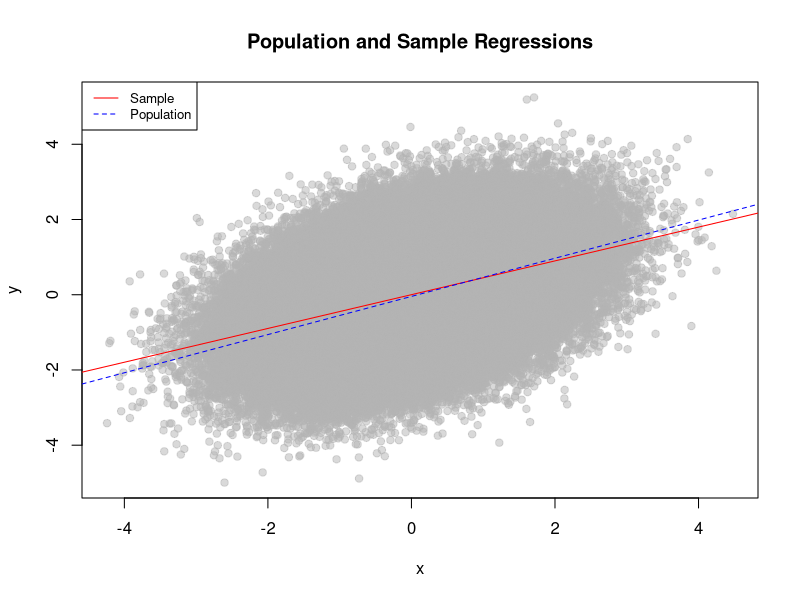
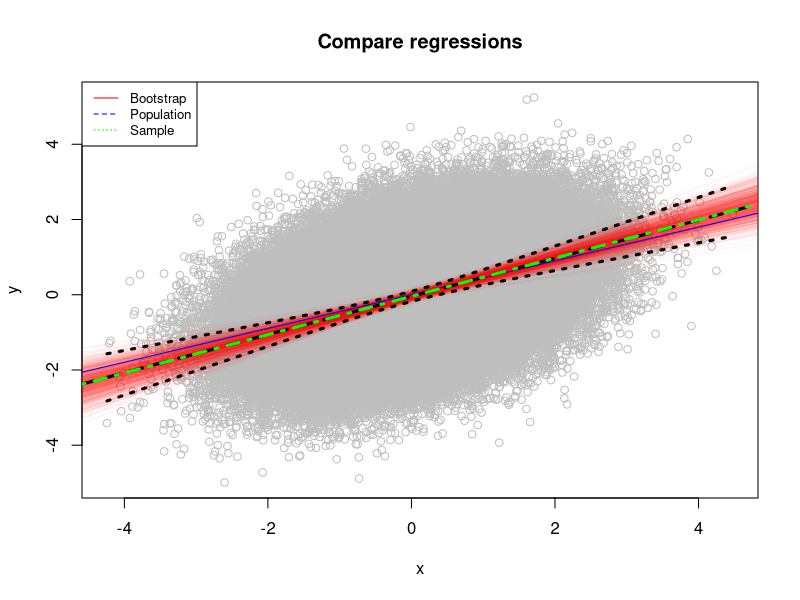

Source code (R) for these figures, in order:
## ---- chunk 1
knitr::opts_chunk$set(echo = TRUE)
## ---- chunk 2
set.seed(22)

n <- 200000
x <- rnorm(n)
y <- 0.45*x + rnorm(n)
## ---- chunk 3
 population_data <- as.data.frame(cbind(x,y))
 sample_data <- population_data[sample(nrow(population_data), 200, replace = TRUE),]
## ---- chunk 4
population_model <- lm(y ~ x, population_data)
summary(population_model)
sample_model <- lm(y~x, data = sample_data)
summary(sample_model)
## ---- chunk 5
plot(y ~ x, col = rgb(0.7, 0.7, 0.7, 0.5), pch=19, main = 'Population and Sample Regressions')
abline(coef(population_model)[1], coef(population_model)[2], col = "red")
abline(coef(sample_model)[1],
       coef(sample_model)[2],
       col = "blue",
       lty = 2)
legend(
  "topleft",
  legend = c("Sample", "Population"),
  col = c("red", "blue"),
  lty = 1:2,
  cex = 0.8)
## ---- chunk 6
sample_coef_intercept <- NULL
sample_coef_x1 <- NULL

for (i in 1:1000) {
  sample_d = sample_data[sample(1:nrow(sample_data), nrow(sample_data), replace = TRUE), ]
  
  model_bootstrap <- lm(y ~ x, data = sample_d)
  
  sample_coef_intercept <-
    c(sample_coef_intercept, model_bootstrap$coefficients[1])
  
  sample_coef_x1 <-
    c(sample_coef_x1, model_bootstrap$coefficients[2])
}

coefs <- cbind(sample_coef_intercept, sample_coef_x1)



## ---- chunk 7
new.data = seq(min(x), max(x), by = 0.05)
conf_interval <-
  predict(
    sample_model,
    newdata = data.frame(x = new.data),
    interval = "confidence",
    level = 0.95)
## ---- chunk 8
plot(
  y ~ x,
  col = "gray",
  xlab = "x",
  ylab = "y",
  main = "Compare regressions")
apply(coefs, 1, abline, col = rgb(1, 0, 0, 0.03))
abline(coef(population_model)[1], coef(population_model)[2], col = "blue")
abline(coef(sample_model)[1],
       coef(sample_model)[2],
       col = "black",
       lty = 2, lwd=3)
abline(mean(sample_coef_intercept),
       mean(sample_coef_x1),
       col = "green",
       lty = 4, lwd=3)
lines(new.data, conf_interval[, 2], col = "black", lty = 3, lwd=3)
lines(new.data, conf_interval[, 3], col = "black", lty = 3, lwd=3)
legend("topleft",
       legend = c("Bootstrap", "Population", 'Sample'),
       col = c("red", "blue", 'green'),
       lty = 1:3,
       cex = 0.8)
## ---- chunk 9
# 1. Run the regression and obtain the estimators and residuals
beta <- sample_model$coefficients[2]
res  <- sample_model$residuals

res_boot <- function(sample_data, res) {
  # 2. Resample the residuals with replacement and obtain the bootstrapped residual vector resb
  resb <- sample(res, length(res), replace = TRUE)
  
  # 3. Obtain the bootstrapped dependent variable by multiplying the estimator(s) from (1) with the original regressors and adding the bootstrapped residual
  yb   <- sample_data$x * beta + resb
  
  # 4. Run the regression with the bootstrapped dependent variables and the original regressors
  regrb <- lm(yb ~ sample_data$x)
  
  unname(regrb$coefficients[2])
}

set.seed(7893454)
beta_boot <- replicate(1000, res_boot(sample_data, res))

## ---- chunk 10
res_coef_intercept <- NULL
res_coef_x1 <- NULL

for (i in 1:1000) {
  sample_residual = sample_data[sample(1:nrow(sample_data), nrow(sample_data), replace = TRUE), ]
  
  model_resi_bootstrap <- lm(y ~ x, data = sample_residual)
  
  res_coef_intercept <-
    c(res_coef_intercept, model_resi_bootstrap$coefficients[1] * population_model$coefficients[1]  )
  
  res_coef_x1 <-
    c(sample_coef_x1, sample_residual)
}

coef_resid <- rbind(res_coef_intercept, res_coef_x1)
